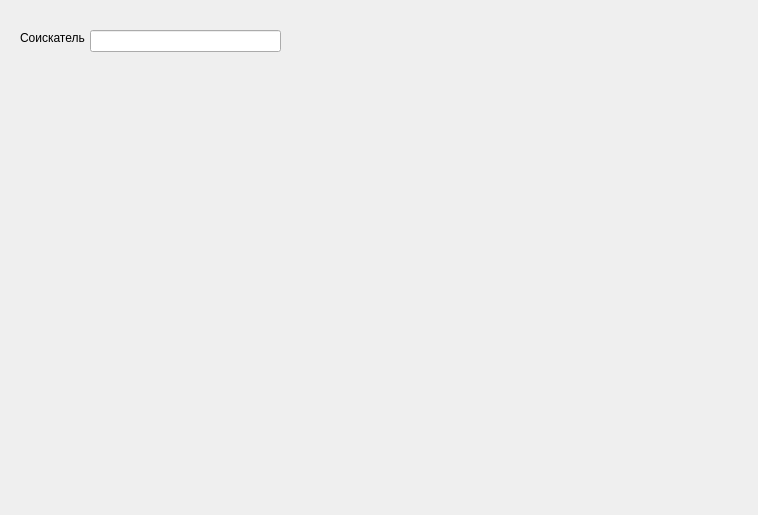
<?xml version="1.0" encoding="UTF-8"?>
<ui version="4.0">
 <class>Dialog</class>
 <widget class="QDialog" name="Dialog">
  <property name="geometry">
   <rect>
    <x>0</x>
    <y>0</y>
    <width>758</width>
    <height>515</height>
   </rect>
  </property>
  <property name="windowTitle">
   <string>Dialog</string>
  </property>
  <widget class="QLabel" name="label">
   <property name="geometry">
    <rect>
     <x>20</x>
     <y>30</y>
     <width>101</width>
     <height>16</height>
    </rect>
   </property>
   <property name="text">
    <string>Соискатель</string>
   </property>
  </widget>
  <widget class="QLineEdit" name="linefio">
   <property name="geometry">
    <rect>
     <x>90</x>
     <y>30</y>
     <width>191</width>
     <height>22</height>
    </rect>
   </property>
  </widget>
 </widget>
 <resources/>
 <connections/>
</ui>
